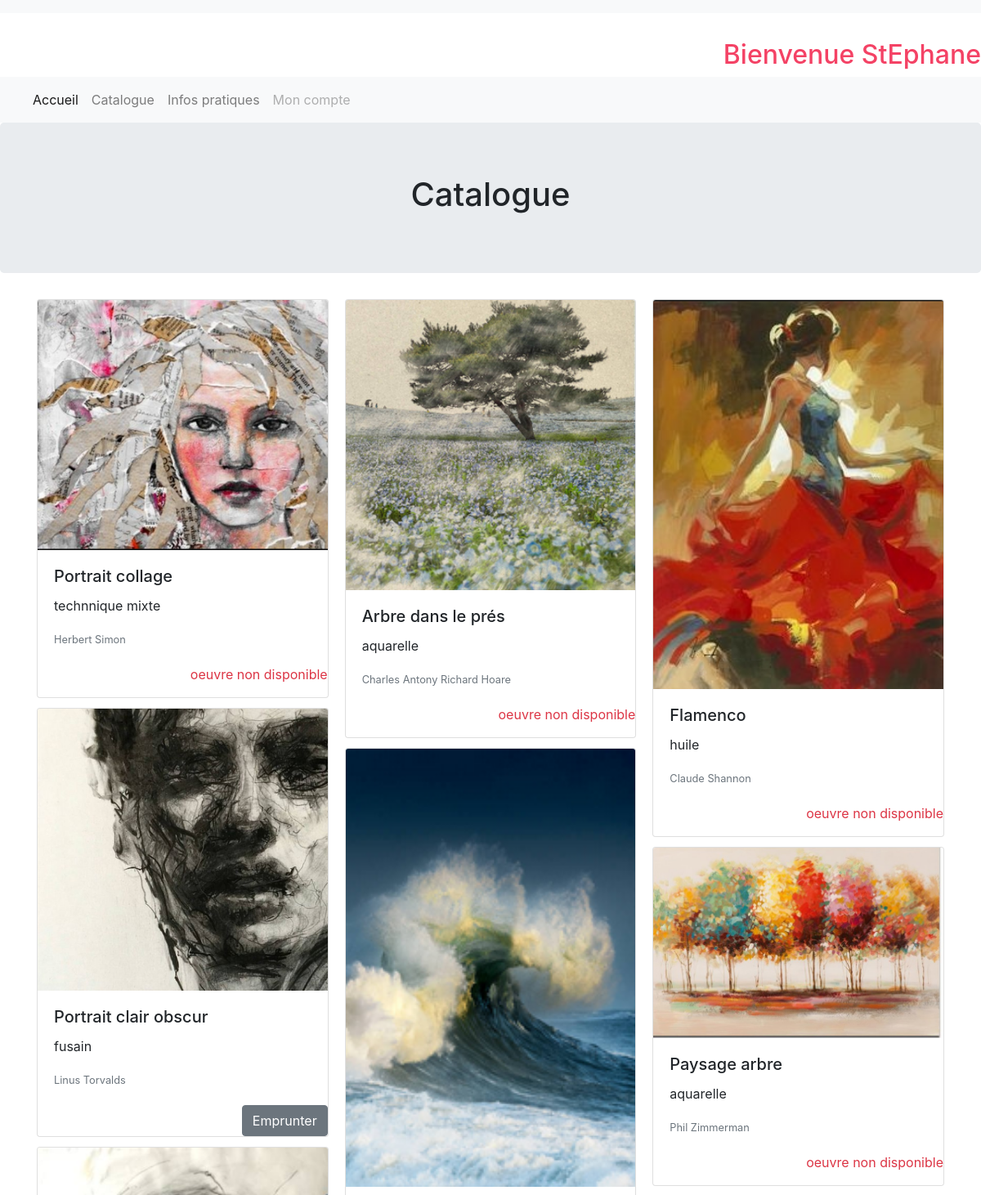
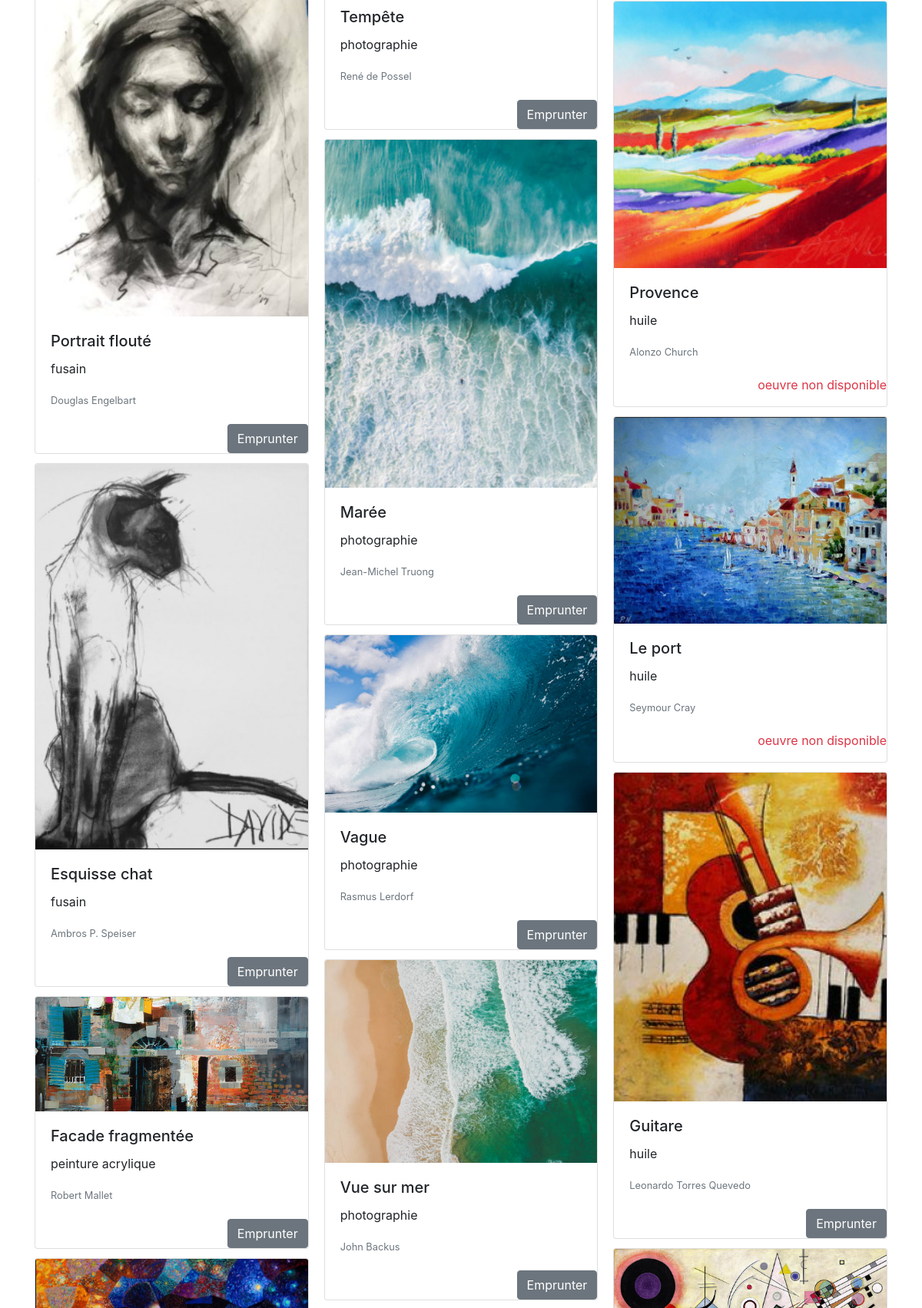
The app's page /Pages/profil.php?id=30 (upper part) with its own data (2 pictures, top to bottom).
### tables this page shows
CREATE TABLE IF NOT EXISTS `users` (
  `id` int(5) NOT NULL AUTO_INCREMENT,
  `username` varchar(245) NOT NULL,
  `password` text NOT NULL,
  `email` varchar(255) NOT NULL,
  PRIMARY KEY (`id`)
);

CREATE TABLE IF NOT EXISTS `artotheque` (
  `id` int(11) NOT NULL AUTO_INCREMENT,
  `titre_oeuvre` varchar(255) NOT NULL,
  `description` text NOT NULL,
  `auteur` varchar(255) NOT NULL,
  `liens` varchar(255) NOT NULL,
  `emprunt` int(11) DEFAULT '0',
  PRIMARY KEY (`id`)
);

### Pages/profil.php (the view, shortened to what this page needs)
<?php
 $bdd = new PDO('mysql:host=localhost;dbname=artotheque;charset=utf8', 'root', '');
 if(isset($_GET['id']) and $_GET['id']>0)
 {
 	$getid= intval($_GET['id']);
 	$req= $bdd->prepare('select* from users where id = ?');
 	$req-> execute(array($getid));
 	$userinfo=$req-> fetch();
?>
<!DOCTYPE html>
<html lang="fr">
<head>
  <br/><br/>
  <h2 style=" text-align: right; color:#f44265">Bienvenue <?php echo $userinfo['username']; ?></h2>
  <link rel="stylesheet" href="https://maxcdn.bootstrapcdn.com/bootstrap/4.1.3/css/bootstrap.min.css">
  <link rel="stylesheet" href="../styles">
</head>
<body>
    <div id="container">
    <nav class="navbar navbar-expand-lg navbar-light bg-light">
            <div class="collapse navbar-collapse" id="navbarNav">
              <ul class="navbar-nav">
                <li class="nav-item active">
                  <a class="nav-link" href="../index.html">Accueil <span class="sr-only">(current)</span></a>
                </li>
                <li class="nav-item">
                  <a class="nav-link" href="../Pages/catalogue.html">Catalogue</a>
                </li>
                <li class="nav-item">
                  <a class="nav-link" href="register.php">Infos pratiques</a>
                </li>
                <li class="nav-item">
                  <a class="nav-link disabled" href="login.php">Mon compte</a>
                </li>
              </ul>
            </div>
          </nav>
    <nav class="navbar fixed-top navbar-light bg-light">
  </div>
<section class="jumbotron text-center">
        <div class="container">
          <h1 class="jumbotron-heading">Catalogue</h1>
        </div>
</section>
<div class="container">
<div class="card-columns">
  <?php
try
{
    $bdd = new PDO('mysql:host=localhost;dbname=artotheque;charset=utf8', 'root', '');
}
catch(Exception $e)
{
        die('Erreur : '.$e->getMessage());
}
$reponse = $bdd->query('SELECT * FROM artotheque');
while ($donnees = $reponse->fetch())
{
    echo '<div class="card">';
    echo '<img class="card-img-top" src="'.$donnees['liens'] .'" alt="Card image cap">';
    echo'<div class="card-body">';
    echo' <h5 class="card-title">'.$donnees['titre_oeuvre'].'</h5>';
    echo'<p class="card-text">'.$donnees['description'].'</p>';
    echo'  <p class="card-text"><small class="text-muted">'.$donnees['auteur'].'</small></p>
    </div>';
    if ($donnees['emprunt']==0)
      {
         echo'<form method="post" action="booked.php?id='. $donnees['id'] . '">
         <input type="submit" class="bouton btn btn-secondary float-right" value="Emprunter" /></form>';
      }
      else
      {
          echo' <p id="ond" class="float-right text-danger"> oeuvre non disponible</p>';
      }
    echo'</div>';
    echo '<br />';
}
?>
</div>
</div>
</body>
</html>
<?php
}
else
{
  echo "hello";
}
?>

### records on screen
users: username "StEphane"
artotheque: liens (picture), titre_oeuvre "Portrait collage", description "technnique mixte", auteur "Herbert Simon", emprunt "oeuvre non disponible"
artotheque: liens (picture), titre_oeuvre "Portrait clair obscur", description "fusain", auteur "Linus Torvalds"
artotheque: liens (picture), titre_oeuvre "Portrait flouté", description "fusain", auteur "Douglas Engelbart"
artotheque: liens (picture), titre_oeuvre "Esquisse chat", description "fusain", auteur "Ambros P. Speiser"
artotheque: liens (picture), titre_oeuvre "Facade fragmentée", description "peinture acrylique", auteur "Robert Mallet"
artotheque: liens (picture)
artotheque: liens (picture), titre_oeuvre "Arbre dans le prés", description "aquarelle", auteur "Charles Antony Richard Hoare", emprunt "oeuvre non disponible"
artotheque: liens (picture), titre_oeuvre "Tempête", description "photographie", auteur "René de Possel"
artotheque: liens (picture), titre_oeuvre "Marée", description "photographie", auteur "Jean-Michel Truong"
artotheque: liens (picture), titre_oeuvre "Vague", description "photographie", auteur "Rasmus Lerdorf"
artotheque: liens (picture), titre_oeuvre "Vue sur mer", description "photographie", auteur "John Backus"
artotheque: liens (picture), titre_oeuvre "Flamenco", description "huile", auteur "Claude Shannon", emprunt "oeuvre non disponible"
artotheque: liens (picture), titre_oeuvre "Paysage arbre", description "aquarelle", auteur "Phil Zimmerman", emprunt "oeuvre non disponible"
artotheque: liens (picture), titre_oeuvre "Provence", description "huile", auteur "Alonzo Church", emprunt "oeuvre non disponible"
artotheque: liens (picture), titre_oeuvre "Le port", description "huile", auteur "Seymour Cray", emprunt "oeuvre non disponible"
artotheque: liens (picture), titre_oeuvre "Guitare", description "huile", auteur "Leonardo Torres Quevedo"
artotheque: liens (picture)
